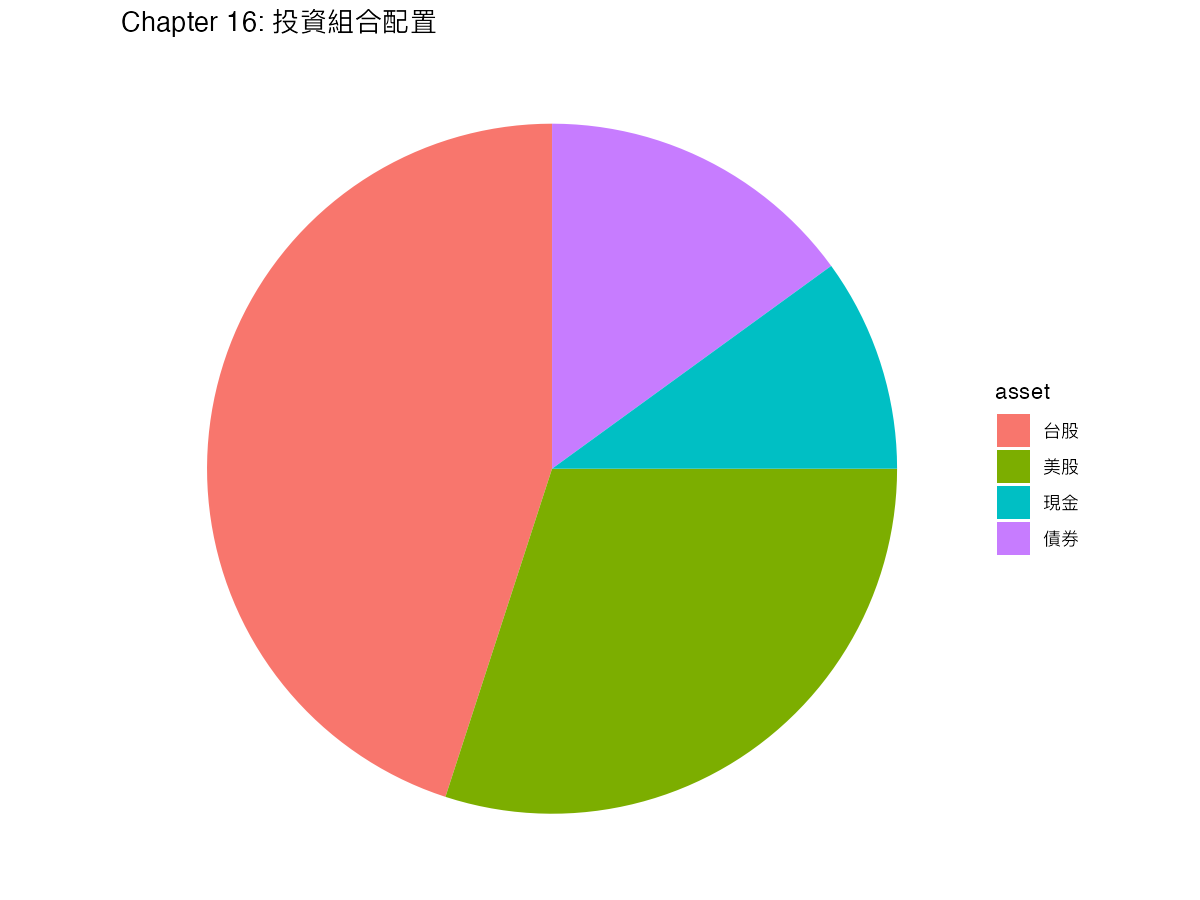

Recreate this plot in R.
library(ggplot2)
df <- data.frame(
  asset = c("台股", "美股", "債券", "現金"),
  weight = c(45, 30, 15, 10)
)
p <- ggplot(df, aes(x = "", y = weight, fill = asset)) +
  geom_col(width = 1) +
  coord_polar("y") +
  labs(title = "Chapter 16: 投資組合配置") +
  theme_void()
ggsave("/Users/elvis/r-viz-site/assets/chapter16_portfolio_demo.png", p, width = 8, height = 6, dpi = 150)
cat("Chapter 16 done\n")
